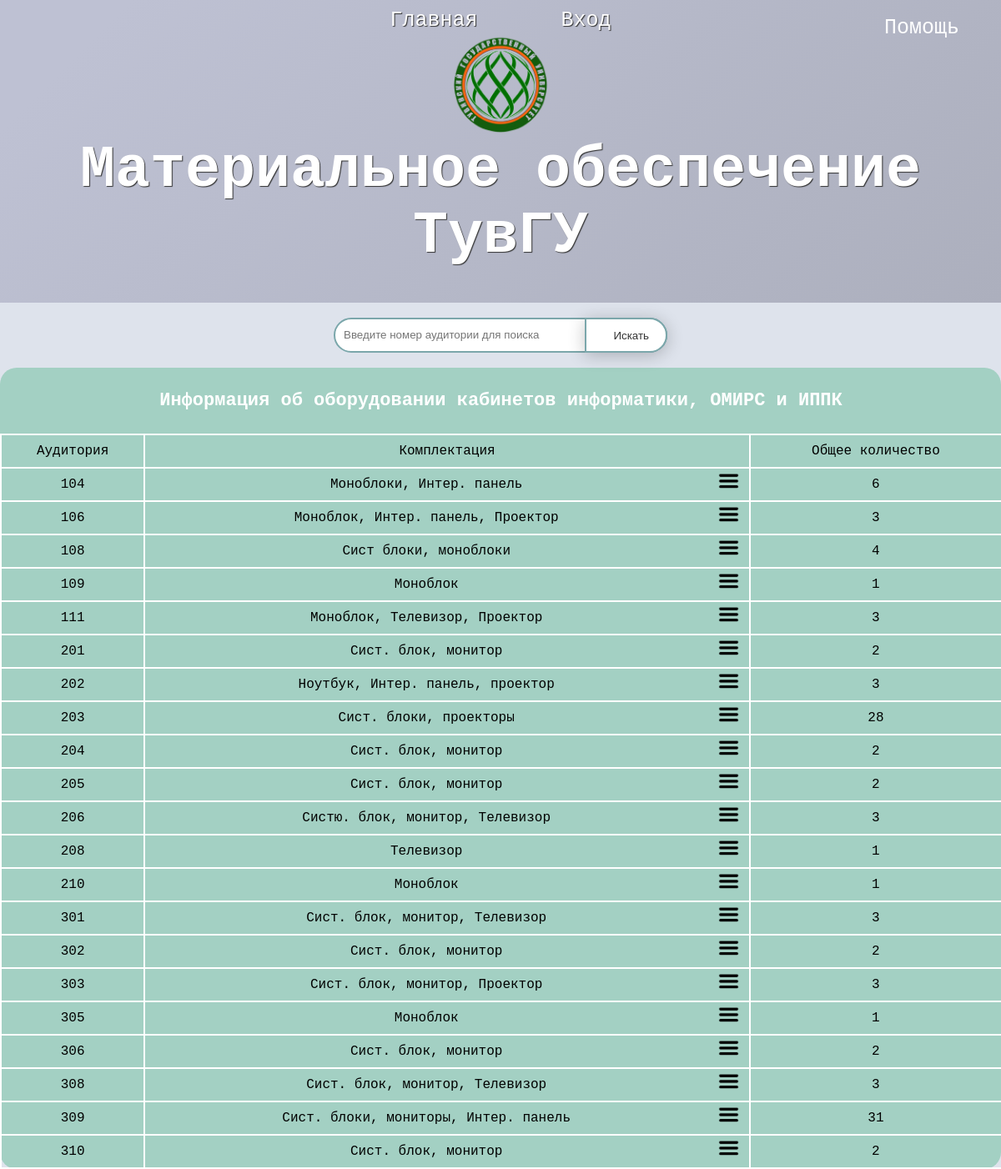
Page /search/search_lenina_3.php?id=104 on the committed database.
### tables this page shows
CREATE TABLE `lenina3` (
  `id` int(11) NOT NULL,
  `aud` int(11) NOT NULL,
  `komp` varchar(255) NOT NULL,
  `kol` int(11) NOT NULL,
  `korpus_id` int(11) NOT NULL
);

### search/search_lenina_3.php (the view, shortened to what this page needs)
<!DOCTYPE HTML>
<html>
  <head>
  </head>
 <body>
  <header>
   <div class="overlay">
    <?php
    if ($_SESSION['admin_example']) {
    echo " <a href='../edit/edit.php' class='text'>Главная</a>";}
    else{echo " <a href='../glavnaya.php' class='text'>Главная</a>";}
    if ($_SESSION['admin_example']) {
        echo "<a href='../admin/logout.php' class='text' >Выйти</a>";
    } else {
        echo "<a href='../admin/admin.php' class='text' >Вход</a>";
    }
    ?>
 <img id= "c" src = "../images/Tuvsu_logo-removed.jpg" style = "position: relative; top: 15; left: 0; width:10%; height: 20%;">
<h1>Материальное обеспечение ТувГУ</h1>
    </div>
    <br>
      </header>
  <?
  include "../scripts/param.php";
  include "../header.php";
$tab  =  mysqli_query( $link,  "SELECT * FROM lenina3" );
$i = 0;
?>
<a href="" onclick="go('../pomosh.php'); return false;" style="position:absolute; right:0; top:1%;">Помощь</a>
<div class="d1">
<form action = "" method="post" enctype="multipart/form-data">
  <input type="text" formaction="" name = "text" placeholder="Введите номер аудитории для поиска">
  <button type="submit" >Искать</button>
</form><br>
</div>
<?if(mysqli_num_rows($tab) < 1) {
?><center><strong><h1>Ничего не найдено</h1></strong></center><?}
else{?>
<table><?
while($i<count($tab))
{?>
<tr><th colspan="5">Информация об оборудовании кабинетов информатики, ОМИРС и ИППК</th></tr>
 <tr>
  <td>Аудитория</td>
  <td colspan="2">Комплектация</td>
  <td>Общее количество</td>
 </tr>
<?
         while ($row = $tab->fetch_assoc()) {
                if($row['year'] == 0)
                $row['year'] = '';
            ?>
 <tr>
  <td><?echo $row['aud']?></td>
  <td><?echo $row['komp']?></td>
  <td style='border-left: none;'><?echo "<a href='search_lenina_3.php?id=$row[aud]#modal' class='mod' title='Подробно'><img src='../images/dop.png' width= '25px' height= '25px'></a>";?></td>
  <td><?echo $row['kol']?></td>
</tr><?
}
$i++;
}?>
</table><?}?>
  </body>
 </html>

### header.php (style rules this page uses)
* { padding: 0; margin: 0; box-sizing: border-box; }
a { text-decoration: none; color: #FFF; font-family: 'Courier', cursive; font-size: 25px; padding:5px 50px 5px; }
body { margin: 0; height: 100%; background: linear-gradient( 135deg, #DEE3EC 10%, #DEE3EC 100%); }
header { text-align: center; background-attachment: fixed; position: relative; overflow: hidden; border-radius: 0; }
header .overlay { width: 100%; height: 100%; padding: 10px; color: #FFF; text-shadow: 1px 1px 1px #333; background-image: linear-gradient( 135deg, #BEC1D3 10%, #ACAFBD 100%); }
h1 { font-family: 'Courier', cursive; font-size: 70px; margin-bottom: 30px; }
a { text-decoration: none; }
button { border: none; outline: none; padding: 10px 20px; border-radius: 50px; color: #333; background: #fff; margin-bottom: 15px; box-shadow: 0 3px 20px 0 #0000003b; }
table { font-family: "Courier", bold; text-align: center; border-collapse: collapse; border-spacing: 5px; background: #A3D0C3; border-radius: 20px; width: 100%; height: auto; }
th { font-size: 22px; font-weight: 100%; padding: 12px 10px; border-bottom: 2px solid white; color: white; height: 80px; }
tbody tr:nth-child(2) { border-bottom: 2px solid white; }
td { color: black; border-left: 2px solid white; border-bottom: 2px solid white; height: 40px; }
* { box-sizing: border-box; }
form { position: relative; width: 400px; margin: 0 auto; }
.d1 input { width: 100%; height: 42px; padding-left: 10px; border: 2px solid #7BA7AB; border-radius: 42px; color: #9E9C9C; }
.d1 button { position: absolute; top: 0; right: 0px; width: auto; height: 42px; border: 2px solid #7BA7AB; border-radius: 0 42px 42px 0; cursor: pointer; }
.d1 button:before { content: "\f002"; font-family: FontAwesome; font-size: 16px; color: #F9F0DA; }
a.mod { display:block; padding:0; text-decoration: none; color: #000; }

### rows in the picture
lenina3: aud "104", komp "Моноблоки, Интер. панель", kol "6"
lenina3: aud "106", komp "Моноблок, Интер. панель, Проектор", kol "3"
lenina3: aud "108", komp "Сист блоки, моноблоки", kol "4"
lenina3: aud "109", komp "Моноблок", kol "1"
lenina3: aud "111", komp "Моноблок, Телевизор, Проектор", kol "3"
lenina3: aud "201", komp "Сист. блок, монитор", kol "2"
lenina3: aud "202", komp "Ноутбук, Интер. панель, проектор", kol "3"
lenina3: aud "203", komp "Сист. блоки, проекторы", kol "28"
lenina3: aud "204", komp "Сист. блок, монитор", kol "2"
lenina3: aud "205", komp "Сист. блок, монитор", kol "2"
lenina3: aud "206", komp "Систю. блок, монитор, Телевизор", kol "3"
lenina3: aud "208", komp "Телевизор", kol "1"
lenina3: aud "210", komp "Моноблок", kol "1"
lenina3: aud "301", komp "Сист. блок, монитор, Телевизор", kol "3"
lenina3: aud "302", komp "Сист. блок, монитор", kol "2"
lenina3: aud "303", komp "Сист. блок, монитор, Проектор", kol "3"
lenina3: aud "305", komp "Моноблок", kol "1"
lenina3: aud "306", komp "Сист. блок, монитор", kol "2"
lenina3: aud "308", komp "Сист. блок, монитор, Телевизор", kol "3"
lenina3: aud "309", komp "Сист. блоки, мониторы, Интер. панель", kol "31"
lenina3: aud "310", komp "Сист. блок, монитор", kol "2"
